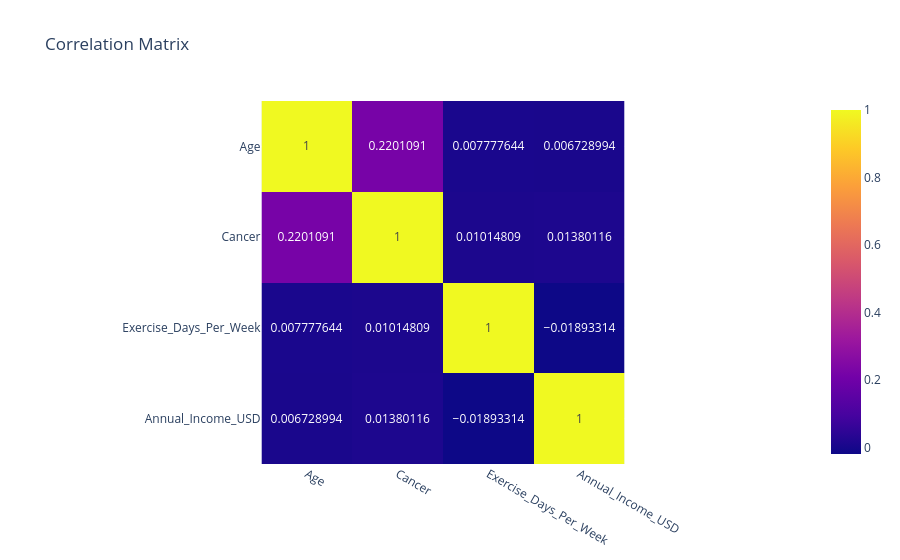

The code cell stored with this chart in its notebook:
### Code cell
corr = df.corr(numeric_only= True)
fig = px.imshow(corr, text_auto= True, title= "Correlation Matrix")
fig.show()

### Figure 1 — Plotly figure (JSON) as saved in the notebook; plotly's stock layout.template omitted (floating-point values rounded to 4 significant figures)
{"data": [{"coloraxis": "coloraxis", "hovertemplate": "x: %{x}<br>y: %{y}<br>color: %{z}<extra></extra>", "name": "0", "texttemplate": "%{z}", "type": "heatmap", "x": ["Age", "Cancer", "Exercise_Days_Per_Week", "Annual_Income_USD"], "xaxis": "x", "y": ["Age", "Cancer", "Exercise_Days_Per_Week", "Annual_Income_USD"], "yaxis": "y", "z": [[1.0, 0.2201, 0.007778, 0.006729], [0.2201, 1.0, 0.01015, 0.0138], [0.007778, 0.01015, 1.0, -0.01893], [0.006729, 0.0138, -0.01893, 1.0]]}], "layout": {"coloraxis": {"colorscale": [[0, "#0d0887"], [0.1111, "#46039f"], [0.2222, "#7201a8"], [0.3333, "#9c179e"], [0.4444, "#bd3786"], [0.5556, "#d8576b"], [0.6667, "#ed7953"], [0.7778, "#fb9f3a"], [0.8889, "#fdca26"], [1, "#f0f921"]]}, "title": {"text": "Correlation Matrix"}, "xaxis": {"anchor": "y", "constrain": "domain", "domain": [0, 1], "scaleanchor": "y"}, "yaxis": {"anchor": "x", "autorange": "reversed", "constrain": "domain", "domain": [0, 1]}}}
